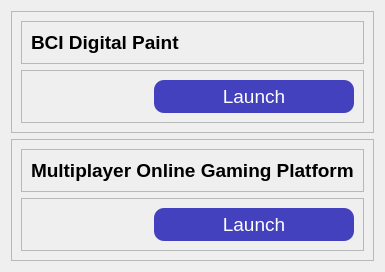
              <widget class="QWidget" name="OtherPage">
               <layout class="QVBoxLayout" name="verticalLayout_23">
                <item>
                 <widget class="QFrame" name="frame_31">
                  <property name="frameShape">
                   <enum>QFrame::StyledPanel</enum>
                  </property>
                  <property name="frameShadow">
                   <enum>QFrame::Raised</enum>
                  </property>
                  <layout class="QVBoxLayout" name="verticalLayout_25">
                   <item>
                    <widget class="QFrame" name="frame_33">
                     <property name="frameShape">
                      <enum>QFrame::StyledPanel</enum>
                     </property>
                     <property name="frameShadow">
                      <enum>QFrame::Raised</enum>
                     </property>
                     <layout class="QHBoxLayout" name="horizontalLayout_17">
                      <item>
                       <widget class="QLabel" name="label_5">
                        <property name="font">
                         <font>
                          <pointsize>14</pointsize>
                          <weight>75</weight>
                          <bold>true</bold>
                         </font>
                        </property>
                        <property name="text">
                         <string>BCI Digital Paint</string>
                        </property>
                       </widget>
                      </item>
                     </layout>
                    </widget>
                   </item>
                   <item>
                    <widget class="QFrame" name="frame_34">
                     <property name="frameShape">
                      <enum>QFrame::StyledPanel</enum>
                     </property>
                     <property name="frameShadow">
                      <enum>QFrame::Raised</enum>
                     </property>
                     <layout class="QHBoxLayout" name="horizontalLayout_20">
                      <item alignment="Qt::AlignLeft">
                       <widget class="QLabel" name="label_35">
                        <property name="styleSheet">
                         <string notr="true"/>
                        </property>
                        <property name="text">
                         <string>&lt;html&gt;&lt;head/&gt;&lt;body&gt;&lt;p&gt;&lt;img src=&quot;:/photos/Assets/paint.jpg&quot;/&gt;&lt;/p&gt;&lt;/body&gt;&lt;/html&gt;</string>
                        </property>
                       </widget>
                      </item>
                      <item>
                       <spacer name="horizontalSpacer_6">
                        <property name="orientation">
                         <enum>Qt::Horizontal</enum>
                        </property>
                        <property name="sizeHint" stdset="0">
                         <size>
                          <width>40</width>
                          <height>20</height>
                         </size>
                        </property>
                       </spacer>
                      </item>
                      <item alignment="Qt::AlignHCenter">
                       <widget class="QPushButton" name="paintLaunchBtn">
                        <property name="sizePolicy">
                         <sizepolicy hsizetype="Expanding" vsizetype="Maximum">
                          <horstretch>0</horstretch>
                          <verstretch>0</verstretch>
                         </sizepolicy>
                        </property>
                        <property name="minimumSize">
                         <size>
                          <width>200</width>
                          <height>0</height>
                         </size>
                        </property>
                        <property name="font">
                         <font>
                          <pointsize>14</pointsize>
                         </font>
                        </property>
                        <property name="styleSheet">
                         <string notr="true">QPushButton{
	background-color:rgb(67, 65, 189);
	color:rgb(255, 255, 255);
	padding: 5px 10px; 
	border-top-left-radius: 10px;
	border-top-right-radius: 10px;
	border-bottom-left-radius: 10px;
	border-bottom-right-radius: 10px;
	border-left: 2px solidrgb(135, 153, 184);
	border-right: 2px solidrgb(135, 153, 184);
	border-top: 2px solidrgb(135, 153, 184);
	border-bottom: 2px solidrgb(135, 153, 184);
}
QPushButton:hover{
	background-color:rgb(43, 34, 173);
}
QPushButton:pressed{
	background-color:rgb(126, 255, 247);
}
</string>
                        </property>
                        <property name="text">
                         <string>Launch</string>
                        </property>
                        <property name="icon">
                         <iconset resource="resources.qrc">
                          <normaloff>:/icons/icons/power.svg</normaloff>:/icons/icons/power.svg</iconset>
                        </property>
                        <property name="iconSize">
                         <size>
                          <width>30</width>
                          <height>30</height>
                         </size>
                        </property>
                       </widget>
                      </item>
                     </layout>
                    </widget>
                   </item>
                  </layout>
                 </widget>
                </item>
                <item>
                 <widget class="QFrame" name="frame_32">
                  <property name="frameShape">
                   <enum>QFrame::StyledPanel</enum>
                  </property>
                  <property name="frameShadow">
                   <enum>QFrame::Raised</enum>
                  </property>
                  <layout class="QVBoxLayout" name="verticalLayout_24">
                   <item>
                    <widget class="QFrame" name="frame_35">
                     <property name="frameShape">
                      <enum>QFrame::StyledPanel</enum>
                     </property>
                     <property name="frameShadow">
                      <enum>QFrame::Raised</enum>
                     </property>
                     <layout class="QHBoxLayout" name="horizontalLayout_19">
                      <item>
                       <widget class="QLabel" name="label_34">
                        <property name="font">
                         <font>
                          <pointsize>14</pointsize>
                          <weight>75</weight>
                          <bold>true</bold>
                         </font>
                        </property>
                        <property name="text">
                         <string>Multiplayer Online Gaming Platform</string>
                        </property>
                       </widget>
                      </item>
                     </layout>
                    </widget>
                   </item>
                   <item>
                    <widget class="QFrame" name="frame_36">
                     <property name="frameShape">
                      <enum>QFrame::StyledPanel</enum>
                     </property>
                     <property name="frameShadow">
                      <enum>QFrame::Raised</enum>
                     </property>
                     <layout class="QHBoxLayout" name="horizontalLayout_18">
                      <item alignment="Qt::AlignLeft">
                       <widget class="QLabel" name="label_36">
                        <property name="text">
                         <string>&lt;html&gt;&lt;head/&gt;&lt;body&gt;&lt;p&gt;&lt;img src=&quot;:/photos/Assets/gaming.JPG&quot;/&gt;&lt;/p&gt;&lt;/body&gt;&lt;/html&gt;</string>
                        </property>
                       </widget>
                      </item>
                      <item>
                       <spacer name="horizontalSpacer_18">
                        <property name="orientation">
                         <enum>Qt::Horizontal</enum>
                        </property>
                        <property name="sizeHint" stdset="0">
                         <size>
                          <width>40</width>
                          <height>20</height>
                         </size>
                        </property>
                       </spacer>
                      </item>
                      <item alignment="Qt::AlignHCenter">
                       <widget class="QPushButton" name="gamingLaunchBtn">
                        <property name="sizePolicy">
                         <sizepolicy hsizetype="Expanding" vsizetype="Maximum">
                          <horstretch>0</horstretch>
                          <verstretch>0</verstretch>
                         </sizepolicy>
                        </property>
                        <property name="minimumSize">
                         <size>
                          <width>200</width>
                          <height>0</height>
                         </size>
                        </property>
                        <property name="font">
                         <font>
                          <pointsize>14</pointsize>
                         </font>
                        </property>
                        <property name="styleSheet">
                         <string notr="true">QPushButton{
	background-color:rgb(67, 65, 189);
	color:rgb(255, 255, 255);
	padding: 5px 10px; 
	border-top-left-radius: 10px;
	border-top-right-radius: 10px;
	border-bottom-left-radius: 10px;
	border-bottom-right-radius: 10px;
	border-left: 2px solidrgb(135, 153, 184);
	border-right: 2px solidrgb(135, 153, 184);
	border-top: 2px solidrgb(135, 153, 184);
	border-bottom: 2px solidrgb(135, 153, 184);
}
QPushButton:hover{
	background-color:rgb(43, 34, 173);
}
QPushButton:pressed{
	background-color:rgb(126, 255, 247);
}
</string>
                        </property>
                        <property name="text">
                         <string>Launch</string>
                        </property>
                        <property name="icon">
                         <iconset resource="resources.qrc">
                          <normaloff>:/icons/icons/power.svg</normaloff>:/icons/icons/power.svg</iconset>
                        </property>
                        <property name="iconSize">
                         <size>
                          <width>30</width>
                          <height>30</height>
                         </size>
                        </property>
                       </widget>
                      </item>
                     </layout>
                    </widget>
                   </item>
                  </layout>
                 </widget>
                </item>
               </layout>
              </widget>
